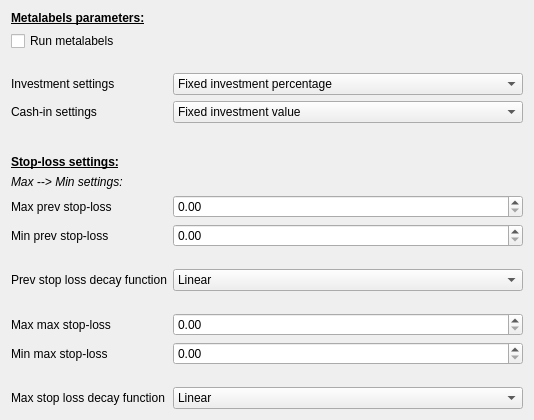
                <widget class="QWidget" name="scrollAreaWidgetContents_2">
                 <property name="geometry">
                  <rect>
                   <x>0</x>
                   <y>0</y>
                   <width>534</width>
                   <height>391</height>
                  </rect>
                 </property>
                 <layout class="QFormLayout" name="formLayout_9">
                  <item row="0" column="0">
                   <widget class="QLabel" name="label_103">
                    <property name="text">
                     <string>&lt;html&gt;&lt;head/&gt;&lt;body&gt;&lt;p&gt;&lt;span style=&quot; font-size:9pt; font-weight:600; text-decoration: underline;&quot;&gt;Metalabels parameters:&lt;/span&gt;&lt;/p&gt;&lt;/body&gt;&lt;/html&gt;</string>
                    </property>
                   </widget>
                  </item>
                  <item row="3" column="0">
                   <widget class="QLabel" name="label_104">
                    <property name="text">
                     <string>Investment settings</string>
                    </property>
                   </widget>
                  </item>
                  <item row="4" column="0">
                   <widget class="QLabel" name="label_105">
                    <property name="text">
                     <string>Cash-in settings</string>
                    </property>
                   </widget>
                  </item>
                  <item row="6" column="0">
                   <widget class="QLabel" name="label_106">
                    <property name="text">
                     <string>&lt;html&gt;&lt;head/&gt;&lt;body&gt;&lt;p&gt;&lt;span style=&quot; font-weight:600; text-decoration: underline;&quot;&gt;Stop-loss settings:&lt;/span&gt;&lt;/p&gt;&lt;/body&gt;&lt;/html&gt;</string>
                    </property>
                   </widget>
                  </item>
                  <item row="7" column="0">
                   <widget class="QLabel" name="label_107">
                    <property name="text">
                     <string>&lt;html&gt;&lt;head/&gt;&lt;body&gt;&lt;p&gt;&lt;span style=&quot; font-style:italic;&quot;&gt;Max --&amp;gt; Min settings:&lt;/span&gt;&lt;/p&gt;&lt;/body&gt;&lt;/html&gt;</string>
                    </property>
                   </widget>
                  </item>
                  <item row="8" column="0">
                   <widget class="QLabel" name="label_108">
                    <property name="text">
                     <string>Max prev stop-loss</string>
                    </property>
                   </widget>
                  </item>
                  <item row="9" column="0">
                   <widget class="QLabel" name="label_109">
                    <property name="text">
                     <string>Min prev stop-loss</string>
                    </property>
                   </widget>
                  </item>
                  <item row="1" column="0">
                   <widget class="QCheckBox" name="run_metalabels">
                    <property name="text">
                     <string>Run metalabels</string>
                    </property>
                   </widget>
                  </item>
                  <item row="2" column="0">
                   <spacer name="verticalSpacer_37">
                    <property name="orientation">
                     <enum>Qt::Vertical</enum>
                    </property>
                    <property name="sizeType">
                     <enum>QSizePolicy::Fixed</enum>
                    </property>
                    <property name="sizeHint" stdset="0">
                     <size>
                      <width>20</width>
                      <height>10</height>
                     </size>
                    </property>
                   </spacer>
                  </item>
                  <item row="5" column="0">
                   <spacer name="verticalSpacer_38">
                    <property name="orientation">
                     <enum>Qt::Vertical</enum>
                    </property>
                    <property name="sizeType">
                     <enum>QSizePolicy::Fixed</enum>
                    </property>
                    <property name="sizeHint" stdset="0">
                     <size>
                      <width>20</width>
                      <height>20</height>
                     </size>
                    </property>
                   </spacer>
                  </item>
                  <item row="3" column="1">
                   <widget class="QComboBox" name="m_investment_settings">
                    <property name="currentIndex">
                     <number>1</number>
                    </property>
                    <item>
                     <property name="text">
                      <string>Fixed investment value</string>
                     </property>
                    </item>
                    <item>
                     <property name="text">
                      <string>Fixed investment percentage</string>
                     </property>
                    </item>
                    <item>
                     <property name="text">
                      <string>Investement value pegged to trade signal</string>
                     </property>
                    </item>
                    <item>
                     <property name="text">
                      <string>Investement percentage pegged to trade signal</string>
                     </property>
                    </item>
                   </widget>
                  </item>
                  <item row="4" column="1">
                   <widget class="QComboBox" name="m_cash_in_settings">
                    <item>
                     <property name="text">
                      <string>Fixed investment value</string>
                     </property>
                    </item>
                    <item>
                     <property name="text">
                      <string>Fixed investment percentage</string>
                     </property>
                    </item>
                    <item>
                     <property name="text">
                      <string>Investement value pegged to trade signal</string>
                     </property>
                    </item>
                    <item>
                     <property name="text">
                      <string>Investement percentage pegged to trade signal</string>
                     </property>
                    </item>
                   </widget>
                  </item>
                  <item row="10" column="0">
                   <spacer name="verticalSpacer_39">
                    <property name="orientation">
                     <enum>Qt::Vertical</enum>
                    </property>
                    <property name="sizeType">
                     <enum>QSizePolicy::Fixed</enum>
                    </property>
                    <property name="sizeHint" stdset="0">
                     <size>
                      <width>20</width>
                      <height>10</height>
                     </size>
                    </property>
                   </spacer>
                  </item>
                  <item row="14" column="0">
                   <widget class="QLabel" name="label_110">
                    <property name="text">
                     <string>Min max stop-loss</string>
                    </property>
                   </widget>
                  </item>
                  <item row="16" column="0">
                   <widget class="QLabel" name="label_111">
                    <property name="text">
                     <string>Max stop loss decay function</string>
                    </property>
                   </widget>
                  </item>
                  <item row="13" column="0">
                   <widget class="QLabel" name="label_112">
                    <property name="text">
                     <string>Max max stop-loss</string>
                    </property>
                   </widget>
                  </item>
                  <item row="11" column="0">
                   <widget class="QLabel" name="label_113">
                    <property name="text">
                     <string>Prev stop loss decay function</string>
                    </property>
                   </widget>
                  </item>
                  <item row="11" column="1">
                   <widget class="QComboBox" name="prev_stop_loss_decay_function">
                    <property name="currentIndex">
                     <number>1</number>
                    </property>
                    <item>
                     <property name="text">
                      <string>Fixed value</string>
                     </property>
                    </item>
                    <item>
                     <property name="text">
                      <string>Linear</string>
                     </property>
                    </item>
                    <item>
                     <property name="text">
                      <string>Exponential</string>
                     </property>
                    </item>
                    <item>
                     <property name="text">
                      <string>Logarithmic</string>
                     </property>
                    </item>
                   </widget>
                  </item>
                  <item row="9" column="1">
                   <widget class="QDoubleSpinBox" name="min_prev_stop_loss">
                    <property name="maximum">
                     <double>0.990000000000000</double>
                    </property>
                   </widget>
                  </item>
                  <item row="8" column="1">
                   <widget class="QDoubleSpinBox" name="max_prev_stop_loss">
                    <property name="maximum">
                     <double>0.990000000000000</double>
                    </property>
                   </widget>
                  </item>
                  <item row="12" column="0">
                   <spacer name="verticalSpacer_40">
                    <property name="orientation">
                     <enum>Qt::Vertical</enum>
                    </property>
                    <property name="sizeType">
                     <enum>QSizePolicy::Fixed</enum>
                    </property>
                    <property name="sizeHint" stdset="0">
                     <size>
                      <width>20</width>
                      <height>10</height>
                     </size>
                    </property>
                   </spacer>
                  </item>
                  <item row="15" column="0">
                   <spacer name="verticalSpacer_41">
                    <property name="orientation">
                     <enum>Qt::Vertical</enum>
                    </property>
                    <property name="sizeType">
                     <enum>QSizePolicy::Fixed</enum>
                    </property>
                    <property name="sizeHint" stdset="0">
                     <size>
                      <width>20</width>
                      <height>10</height>
                     </size>
                    </property>
                   </spacer>
                  </item>
                  <item row="16" column="1">
                   <widget class="QComboBox" name="max_stop_loss_decay_function">
                    <property name="currentIndex">
                     <number>1</number>
                    </property>
                    <item>
                     <property name="text">
                      <string>Fixed value</string>
                     </property>
                    </item>
                    <item>
                     <property name="text">
                      <string>Linear</string>
                     </property>
                    </item>
                    <item>
                     <property name="text">
                      <string>Exponential</string>
                     </property>
                    </item>
                    <item>
                     <property name="text">
                      <string>Logarithmic</string>
                     </property>
                    </item>
                   </widget>
                  </item>
                  <item row="13" column="1">
                   <widget class="QDoubleSpinBox" name="max_max_stop_loss">
                    <property name="maximum">
                     <double>0.990000000000000</double>
                    </property>
                   </widget>
                  </item>
                  <item row="14" column="1">
                   <widget class="QDoubleSpinBox" name="min_max_stop_loss">
                    <property name="maximum">
                     <double>0.990000000000000</double>
                    </property>
                   </widget>
                  </item>
                 </layout>
                </widget>
